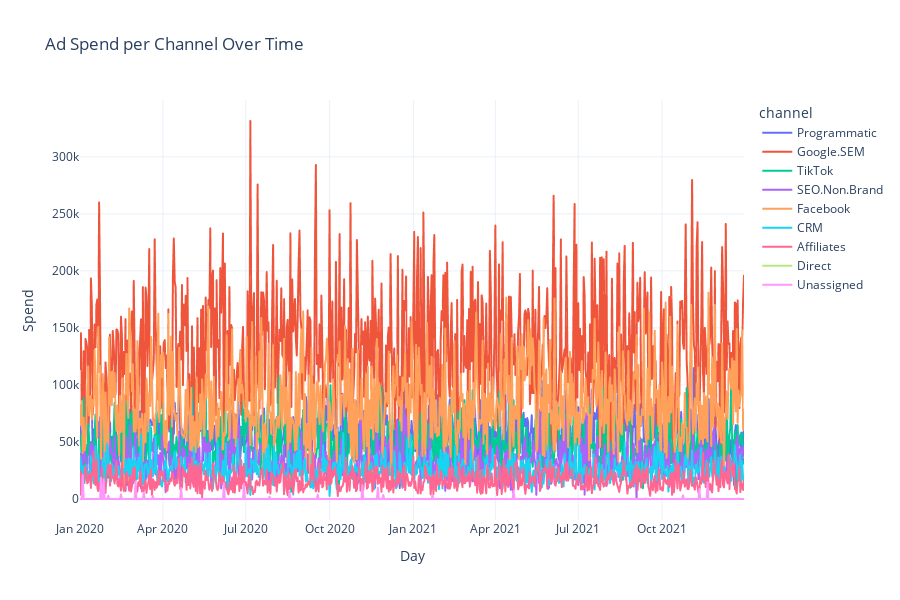

The cell this chart's notebook holds for it:
### Code cell
# Per-channel spend
# Line chart (default)
plot_ads_spend(df_spend, by="channel", chart_type="line", figsize=(900, 600))

### Figure 1 — Plotly figure (JSON) as saved in the notebook; plotly's stock layout.template omitted (floating-point values rounded to 4 significant figures; data arrays with more than 128 entries replaced by an {"elided": "..."} marker saying what was removed)
{"data": [{"customdata": {"elided": "730x3 mixed values"}, "hovertemplate": "channel=Programmatic<br>Day=%{x}<br>Spend=%{y}<br>channel_type=%{customdata[0]}<br>channel_prop_spend=%{customdata[1]}<br>total_campaign_spend=%{customdata[2]}<extra></extra>", "legendgroup": "Programmatic", "line": {"color": "#636efa", "dash": "solid"}, "marker": {"symbol": "circle"}, "mode": "lines", "name": "Programmatic", "showlegend": true, "type": "scattergl", "x": {"elided": "730 str values"}, "xaxis": "x", "y": {"elided": "730 float values"}, "yaxis": "y"}, {"customdata": {"elided": "730x3 mixed values"}, "hovertemplate": "channel=Google.SEM<br>Day=%{x}<br>Spend=%{y}<br>channel_type=%{customdata[0]}<br>channel_prop_spend=%{customdata[1]}<br>total_campaign_spend=%{customdata[2]}<extra></extra>", "legendgroup": "Google.SEM", "line": {"color": "#EF553B", "dash": "solid"}, "marker": {"symbol": "circle"}, "mode": "lines", "name": "Google.SEM", "showlegend": true, "type": "scattergl", "x": {"elided": "730 str values"}, "xaxis": "x", "y": {"elided": "730 float values"}, "yaxis": "y"}, {"customdata": {"elided": "730x3 mixed values"}, "hovertemplate": "channel=TikTok<br>Day=%{x}<br>Spend=%{y}<br>channel_type=%{customdata[0]}<br>channel_prop_spend=%{customdata[1]}<br>total_campaign_spend=%{customdata[2]}<extra></extra>", "legendgroup": "TikTok", "line": {"color": "#00cc96", "dash": "solid"}, "marker": {"symbol": "circle"}, "mode": "lines", "name": "TikTok", "showlegend": true, "type": "scattergl", "x": {"elided": "730 str values"}, "xaxis": "x", "y": {"elided": "730 float values"}, "yaxis": "y"}, {"customdata": {"elided": "730x3 mixed values"}, "hovertemplate": "channel=SEO.Non.Brand<br>Day=%{x}<br>Spend=%{y}<br>channel_type=%{customdata[0]}<br>channel_prop_spend=%{customdata[1]}<br>total_campaign_spend=%{customdata[2]}<extra></extra>", "legendgroup": "SEO.Non.Brand", "line": {"color": "#ab63fa", "dash": "solid"}, "marker": {"symbol": "circle"}, "mode": "lines", "name": "SEO.Non.Brand", "showlegend": true, "type": "scattergl", "x": {"elided": "730 str values"}, "xaxis": "x", "y": {"elided": "730 float values"}, "yaxis": "y"}, {"customdata": {"elided": "730x3 mixed values"}, "hovertemplate": "channel=Facebook<br>Day=%{x}<br>Spend=%{y}<br>channel_type=%{customdata[0]}<br>channel_prop_spend=%{customdata[1]}<br>total_campaign_spend=%{customdata[2]}<extra></extra>", "legendgroup": "Facebook", "line": {"color": "#FFA15A", "dash": "solid"}, "marker": {"symbol": "circle"}, "mode": "lines", "name": "Facebook", "showlegend": true, "type": "scattergl", "x": {"elided": "730 str values"}, "xaxis": "x", "y": {"elided": "730 float values"}, "yaxis": "y"}, {"customdata": {"elided": "730x3 mixed values"}, "hovertemplate": "channel=CRM<br>Day=%{x}<br>Spend=%{y}<br>channel_type=%{customdata[0]}<br>channel_prop_spend=%{customdata[1]}<br>total_campaign_spend=%{customdata[2]}<extra></extra>", "legendgroup": "CRM", "line": {"color": "#19d3f3", "dash": "solid"}, "marker": {"symbol": "circle"}, "mode": "lines", "name": "CRM", "showlegend": true, "type": "scattergl", "x": {"elided": "730 str values"}, "xaxis": "x", "y": {"elided": "730 float values"}, "yaxis": "y"}, {"customdata": {"elided": "730x3 mixed values"}, "hovertemplate": "channel=Affiliates<br>Day=%{x}<br>Spend=%{y}<br>channel_type=%{customdata[0]}<br>channel_prop_spend=%{customdata[1]}<br>total_campaign_spend=%{customdata[2]}<extra></extra>", "legendgroup": "Affiliates", "line": {"color": "#FF6692", "dash": "solid"}, "marker": {"symbol": "circle"}, "mode": "lines", "name": "Affiliates", "showlegend": true, "type": "scattergl", "x": {"elided": "730 str values"}, "xaxis": "x", "y": {"elided": "730 float values"}, "yaxis": "y"}, {"customdata": {"elided": "730x3 mixed values"}, "hovertemplate": "channel=Direct<br>Day=%{x}<br>Spend=%{y}<br>channel_type=%{customdata[0]}<br>channel_prop_spend=%{customdata[1]}<br>total_campaign_spend=%{customdata[2]}<extra></extra>", "legendgroup": "Direct", "line": {"color": "#B6E880", "dash": "solid"}, "marker": {"symbol": "circle"}, "mode": "lines", "name": "Direct", "showlegend": true, "type": "scattergl", "x": {"elided": "730 str values"}, "xaxis": "x", "y": {"elided": "730 float values"}, "yaxis": "y"}, {"customdata": {"elided": "730x3 mixed values"}, "hovertemplate": "channel=Unassigned<br>Day=%{x}<br>Spend=%{y}<br>channel_type=%{customdata[0]}<br>channel_prop_spend=%{customdata[1]}<br>total_campaign_spend=%{customdata[2]}<extra></extra>", "legendgroup": "Unassigned", "line": {"color": "#FF97FF", "dash": "solid"}, "marker": {"symbol": "circle"}, "mode": "lines", "name": "Unassigned", "showlegend": true, "type": "scattergl", "x": {"elided": "730 str values"}, "xaxis": "x", "y": {"elided": "730 float values"}, "yaxis": "y"}], "layout": {"height": 600, "hovermode": "x unified", "legend": {"orientation": "v", "title": {"text": "channel"}, "tracegroupgap": 0, "x": 1.02, "xanchor": "left", "y": 1, "yanchor": "top"}, "title": {"text": "Ad Spend per Channel Over Time"}, "width": 900, "xaxis": {"anchor": "y", "domain": [0, 1], "title": {"text": "Day"}}, "yaxis": {"anchor": "x", "domain": [0, 1], "title": {"text": "Spend"}}}}
